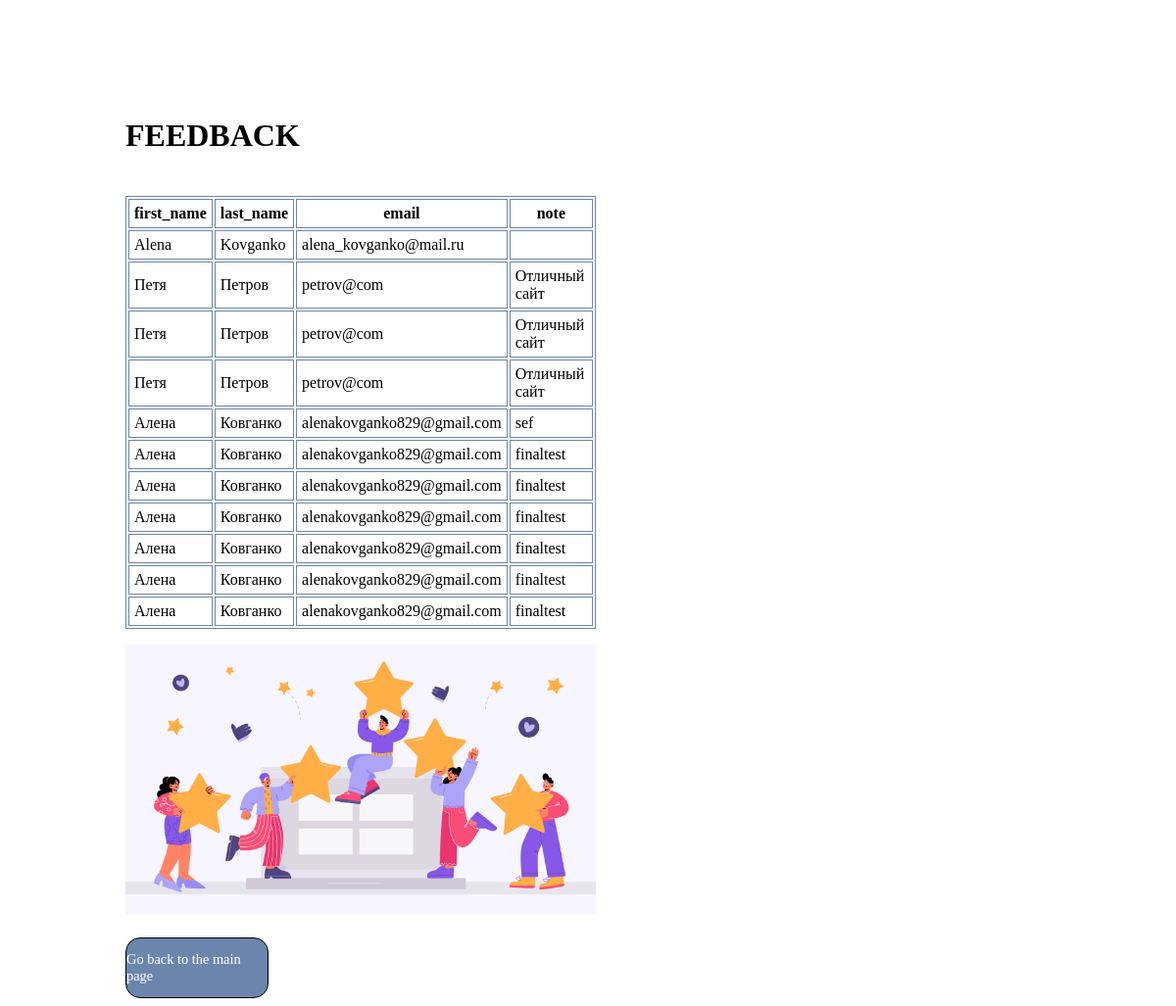
Page /feedback.php on the committed database.
### tables this page shows
CREATE TABLE `users` (
  `id` int(11) NOT NULL,
  `first_name` varchar(40) NOT NULL,
  `last_name` varchar(40) NOT NULL,
  `email` varchar(40) NOT NULL,
  `note` text DEFAULT NULL
);

### feedback.php (the view, shortened to what this page needs)
<section class="aboutme">
    <h4> FEEDBACK </h4>
    <?php
    $dbConnect = mysqli_connect("test.loc", "root", "", "altshu_final_project");
    mysqli_query($dbConnect, "SET NAMES 'utf8'");
    $queryTitle = "SELECT * FROM users";
    $result = mysqli_query($dbConnect, $queryTitle);
    echo "<div>";
    echo "<table>";
    echo "<head>
    <tr>
    <th>first_name</th>
    <th>last_name</th>
    <th>email </th>
    <th>note </th>
    </tr>
    </head>";
    while ($user = mysqli_fetch_array($result)) {
        echo "<tr >" . "<td >" . $user['first_name'] . "</td ><td >" .$user['last_name'] . "</td ><td >" . $user['email'] . "</td ><td >" . $user['note'] . "</td >";
    }
    echo "</tbody></table>";
    ?>
    <img src="./assets/images/feedback.jpg">
</section>
<section class="back">
    <?php
    echo '<a href="/mysaitPHP/index.php">Go back to the main page</a>';
    ?>
</section>

### feedback.php (style rules this page uses)
.aboutme { margin: 10vw; width: 50vw; margin-bottom: 1vh; }
img { margin-top: 2vh; width: 40vw; }
.aboutme h4 { font-size: 2rem; }
table { border: 1px #6C85AC solid; width: 40vw; }
TD, TH { padding: 5px; border: 1px #6C85AC solid; }
.back { display: flex; align-items: center; justify-content: center; margin-left: 10vw; margin-top: 3vh; width: 12vw; height: 5vw; border: 1px black solid; background: #6C85AC; border-radius: 15px; font-size: 2rem; }
.back a { text-decoration: none; color: #FFFFFF; padding: 0; margin: 0; font-size: 0.9rem; }

### rows in the picture
users: first_name "Alena", last_name "Kovganko", email "alena_kovganko@mail.ru"
users: first_name "Петя", last_name "Петров", email "petrov@com", note "Отличный сайт"
users: first_name "Петя", last_name "Петров", email "petrov@com", note "Отличный сайт"
users: first_name "Петя", last_name "Петров", email "petrov@com", note "Отличный сайт"
users: first_name "Алена", last_name "Ковганко", email "alenakovganko829@gmail.com", note "sef"
users: first_name "Алена", last_name "Ковганко", email "alenakovganko829@gmail.com", note "finaltest"
users: first_name "Алена", last_name "Ковганко", email "alenakovganko829@gmail.com", note "finaltest"
users: first_name "Алена", last_name "Ковганко", email "alenakovganko829@gmail.com", note "finaltest"
users: first_name "Алена", last_name "Ковганко", email "alenakovganko829@gmail.com", note "finaltest"
users: first_name "Алена", last_name "Ковганко", email "alenakovganko829@gmail.com", note "finaltest"
users: first_name "Алена", last_name "Ковганко", email "alenakovganko829@gmail.com", note "finaltest"
